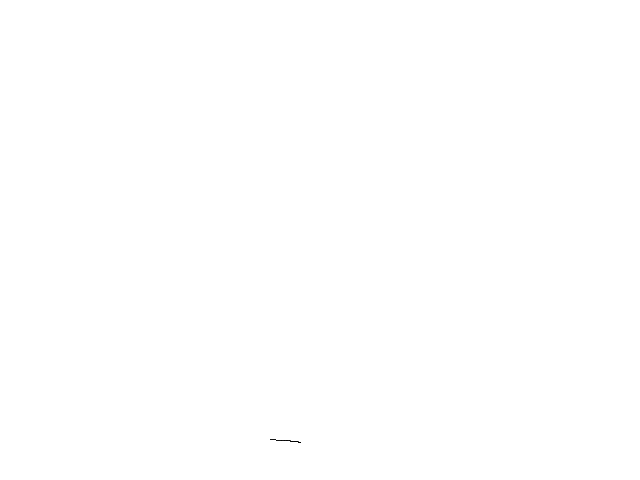
Frame 1 (no input)
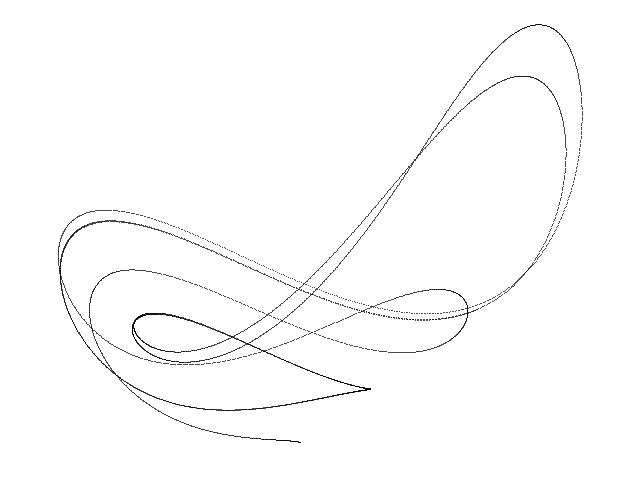
Frame 60 (the mouse pressed at the canvas centre just before this capture)
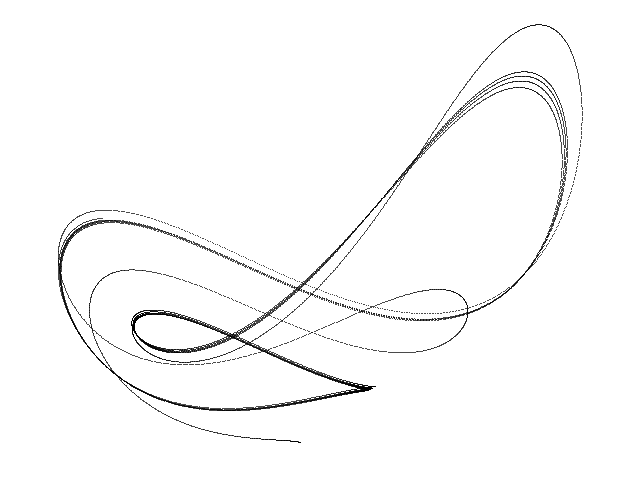
Frame 120 (the mouse held since frame 60 and released just before this capture)

The Processing sketch that drew these frames (run headless with seeded random() and noise(); from frame 60 on, the mouse is pressed at the canvas centre):

// Processing sketch: Sprott_Linz_M
// ── Sprott_Linz_M.pde
// Sprott-Linz M chaotic attractor //

  float x = 0.1;
  float y = 0.1;
  float z = 0.1;
  float dt = 0.005;
  float a = 1.7;


void setup() {
  
  size(640, 480);
  background(255);
  
}

void draw() {
  
  for (int i=0; i<100; i++) {
    
    float nx = x;
    float ny = y;
    float nz = z;
    
    x = nx + dt * (-nz);
    y = ny + dt * (-pow(nx, 2.0) - ny);
    z = nz + dt * (a + a * nx + ny); 
    
    point(290 + (110 * x), 435 + (80 * y));
        
  }

}
